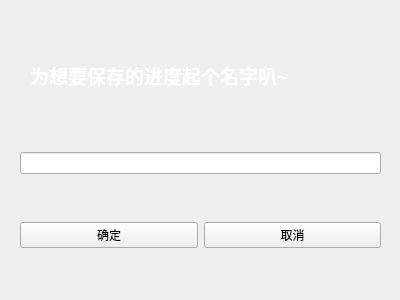
<?xml version="1.0" encoding="UTF-8"?>
<ui version="4.0">
 <class>saveprogress</class>
 <widget class="QWidget" name="saveprogress">
  <property name="geometry">
   <rect>
    <x>0</x>
    <y>0</y>
    <width>400</width>
    <height>300</height>
   </rect>
  </property>
  <property name="windowTitle">
   <string>Form</string>
  </property>
  <widget class="QLabel" name="label">
   <property name="geometry">
    <rect>
     <x>30</x>
     <y>60</y>
     <width>361</width>
     <height>31</height>
    </rect>
   </property>
   <property name="text">
    <string>&lt;html&gt;&lt;head/&gt;&lt;body&gt;&lt;p&gt;&lt;span style=&quot; font-size:14pt; font-weight:600; color:#ffffff;&quot;&gt;为想要保存的进度起个名字叭~&lt;/span&gt;&lt;/p&gt;&lt;/body&gt;&lt;/html&gt;</string>
   </property>
  </widget>
  <widget class="QWidget" name="verticalLayoutWidget">
   <property name="geometry">
    <rect>
     <x>20</x>
     <y>110</y>
     <width>361</width>
     <height>181</height>
    </rect>
   </property>
   <layout class="QVBoxLayout" name="verticalLayout">
    <item>
     <widget class="QLineEdit" name="inputname"/>
    </item>
    <item>
     <layout class="QHBoxLayout" name="horizontalLayout">
      <item>
       <widget class="QPushButton" name="confirm">
        <property name="text">
         <string>确定</string>
        </property>
       </widget>
      </item>
      <item>
       <widget class="QPushButton" name="cancel">
        <property name="text">
         <string>取消</string>
        </property>
       </widget>
      </item>
     </layout>
    </item>
   </layout>
  </widget>
 </widget>
 <resources/>
 <connections/>
</ui>
